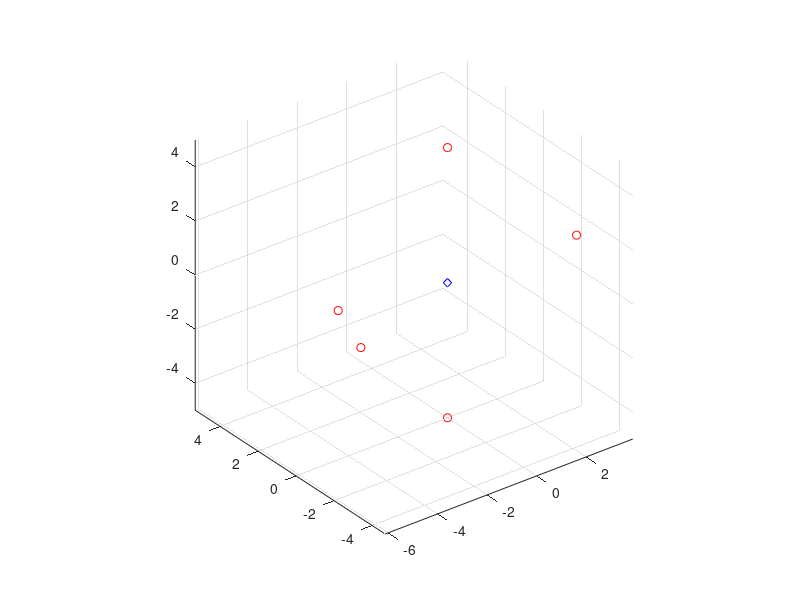
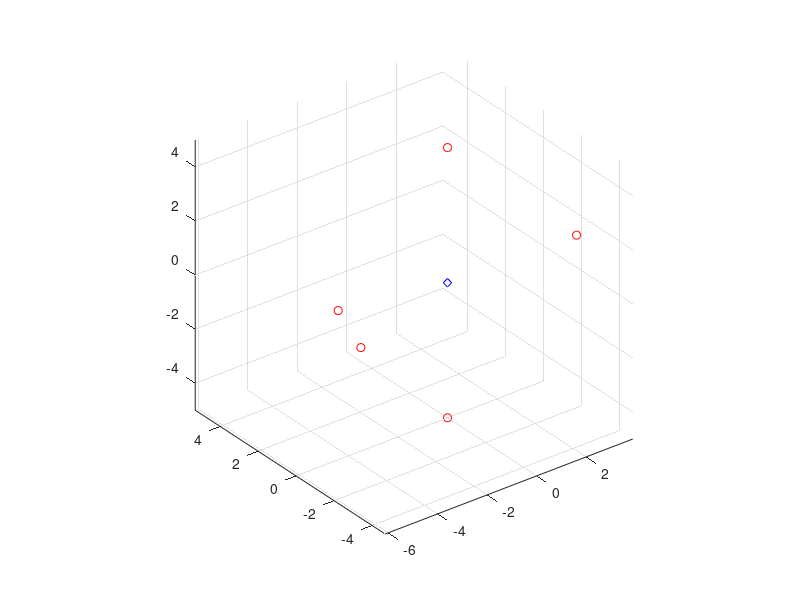

The MATLAB script that drew these images, in order:
clear all;
close all;
clc;

N = input('number of points? ');
R = input('radius? ');

for k = 1 : N,
    
    h(k)    = -1 + 2 * (k-1)/(N-1); 
    % h = [-1, 1] full sphere 
    % h = [-1, 0], h = [0, 1] half sphere (2 different halfs)
    % range of h determines the sphere size
    theta(k)= acos(h(k));
    if (k==1) || (k==N),
        fi(k)   = 0;
    else
        fi(k)   = mod(fi(k-1)+(3.6/sqrt(N))*(1/sqrt(1-h(k)^2)), 2*pi);
    end
    
    x(k) = R * sin(theta(k)) * cos(fi(k));
    y(k) = R * sin(theta(k)) * sin(fi(k));
    z(k) = R * cos(theta(k));
   
    disp(strcat(num2str(k),' / ', num2str(N)));
    
end

figure;
plot3(x', y', z', 'ro');
grid on;
axis equal;

hold on;
plot3(0, 0, 0, 'bd');

figure;
plot3(x', y', z', 'ro');
grid on;
axis equal;

hold on;
plot3(0, 0, 0, 'bd');

disp('done...');